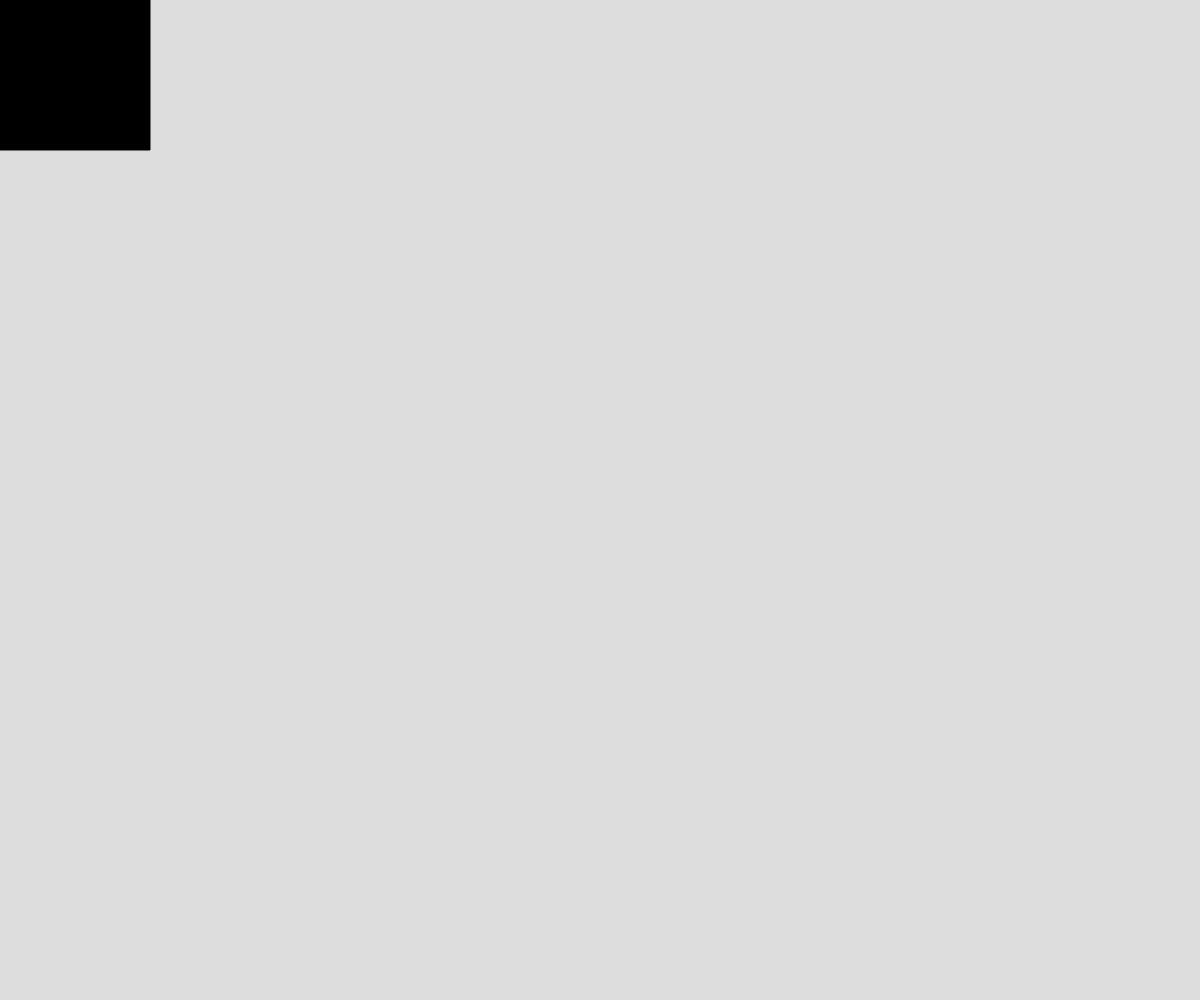
Frame 1 (no input)
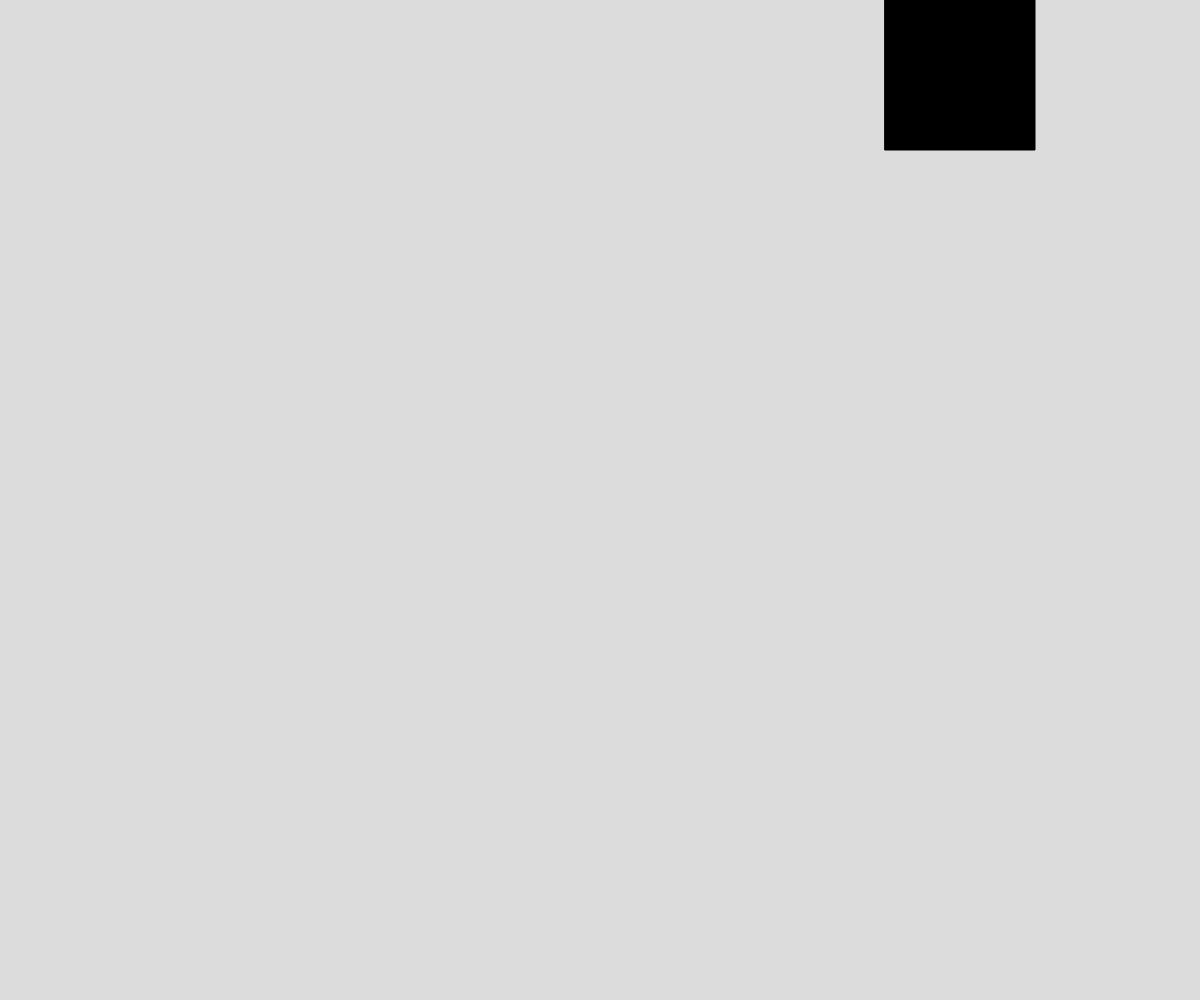
Frame 60 (no input)
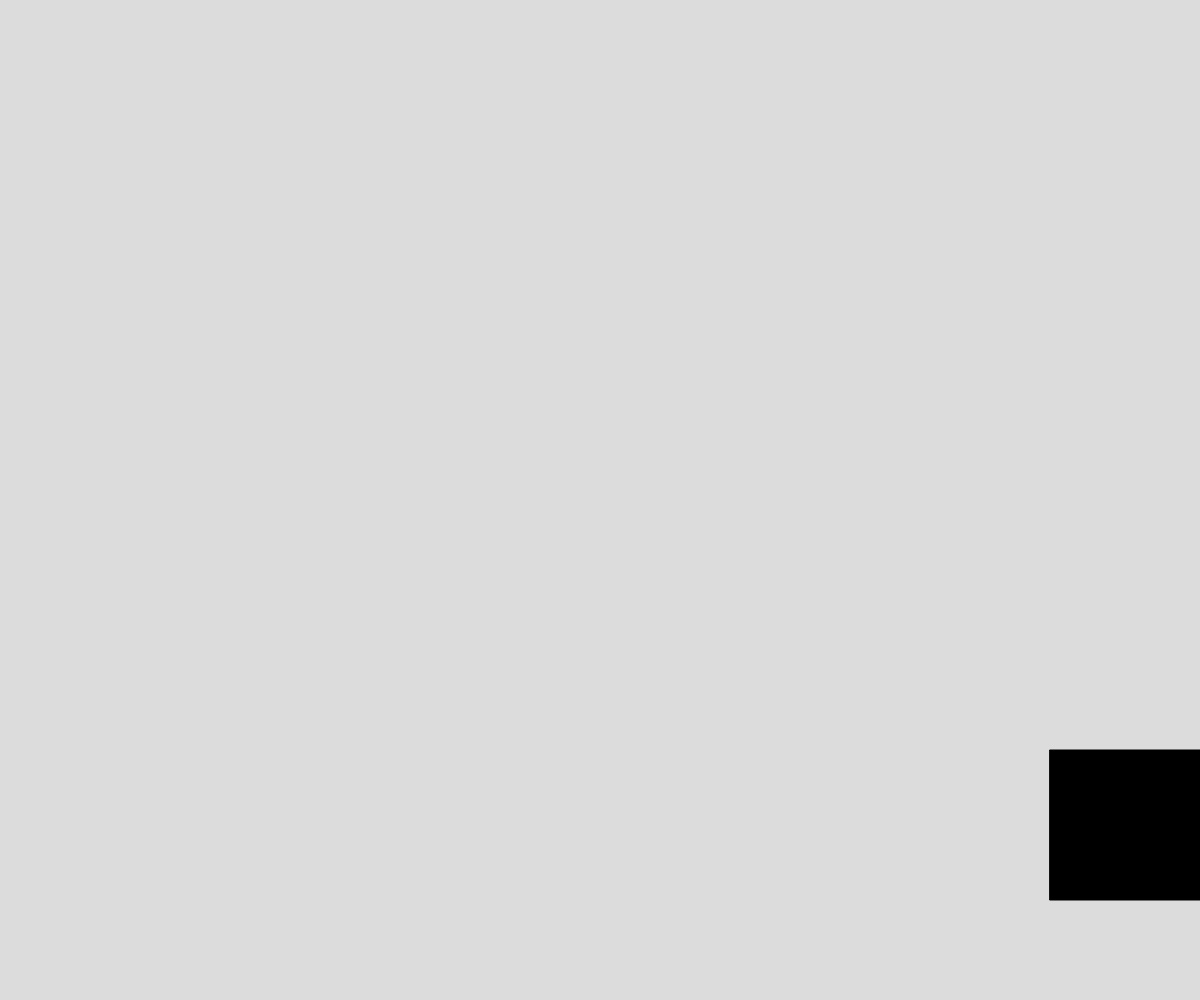
Frame 120 (the mouse pressed at the canvas centre since frame 60)

The p5.js sketch that drew these frames (run headless with seeded random() and noise() and a simulated clock; from frame 60 on, the mouse is pressed at the canvas centre):

// p5.js sketch
// ── sketch.js
// Square around edge
// Saabir Yousuf
// Spet. 26th, 2022

let x = 0;
let y = 0;
let h = 150;
let dx = 15;
let dy = 15;
let state = "right";


function setup() {
  createCanvas(windowWidth, windowHeight);
}

function draw() {
  background(220);
  drawSquare();
  moveSquare(); 
}

function drawSquare() {
  fill ("black");
  square(x, y, h);
}

function moveSquare() {
  if (state === "right") {
    x += dx;
    if (x + h >= windowWidth) {
      state = "down";
    }
  }
  if (state === "down" ){
    y += dy;
    if (y + h >= windowHeight){
      state = "left";
    }
  }
  if (state === "left") {
    x -= dx;
    if (x === 0){
      state = "up";
    }
  }
  if (state === "up"){
    y -= dy;
    if (y === 0){
      state = "right";
    }
  }
}
